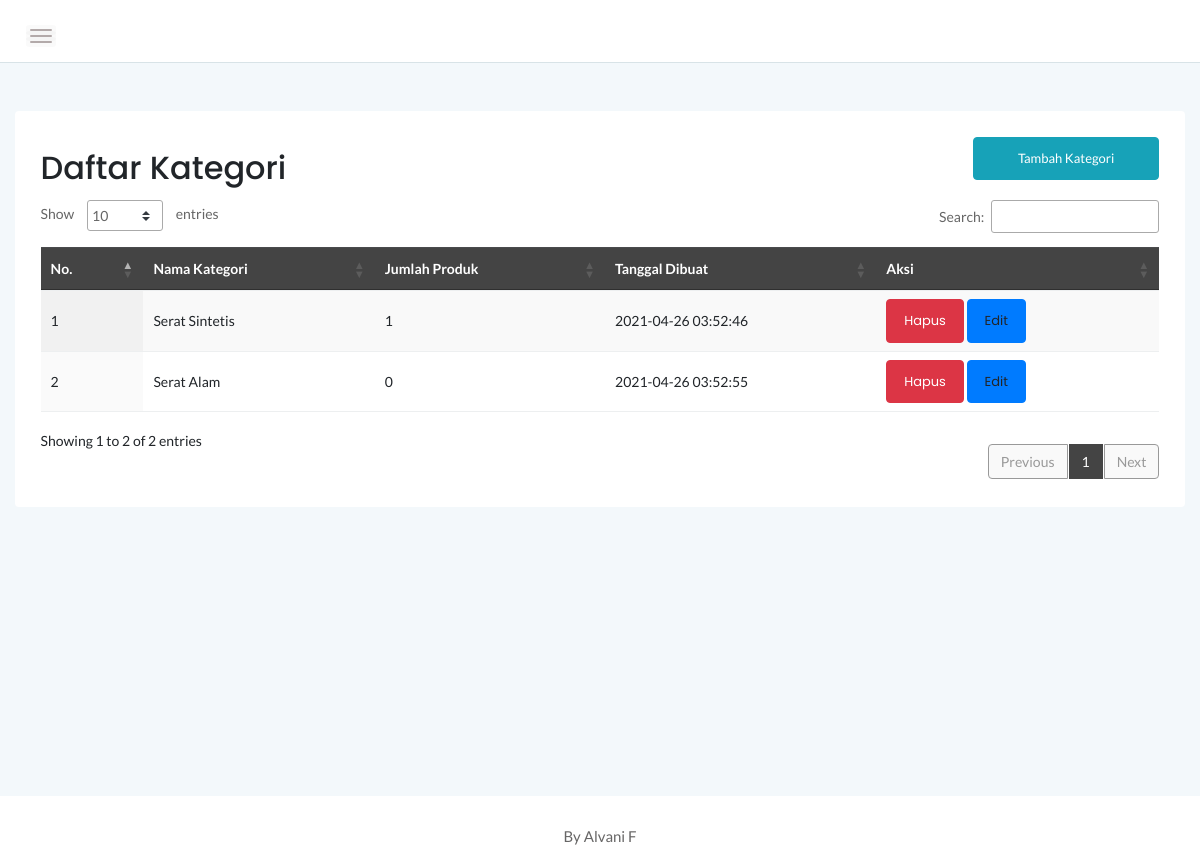
Page /admin/kategori.php (signed in) on the committed database.
### tables this page shows
CREATE TABLE `kategori` (
  `idkategori` int(11) NOT NULL,
  `namakategori` varchar(20) NOT NULL,
  `tgldibuat` timestamp NOT NULL DEFAULT current_timestamp()
);

### admin/kategori.php (the view, shortened to what this page needs)
<?php
include '../dbconnect.php';
?>
<!doctype html>
<html class="no-js" lang="en">
<head>
  <link rel="stylesheet" href="assets/css/bootstrap.min.css">
  <link rel="stylesheet" href="assets/css/font-awesome.min.css">
  <link rel="stylesheet" href="assets/css/themify-icons.css">
  <link rel="stylesheet" href="assets/css/metisMenu.css">
  <link rel="stylesheet" href="assets/css/owl.carousel.min.css">
  <link rel="stylesheet" href="assets/css/slicknav.min.css">
  <link rel="stylesheet" href="https://www.amcharts.com/lib/3/plugins/export/export.css" type="text/css" media="all" />
  <link rel="stylesheet" type="text/css" href="https://cdn.datatables.net/1.10.20/css/jquery.dataTables.min.css">
  <link rel="stylesheet" type="text/css" href="https://cdn.datatables.net/1.10.20/css/jquery.dataTables.css">
  <link rel="stylesheet" type="text/css" href="https://cdn.datatables.net/1.10.20/css/dataTables.bootstrap4.min.css">
  <link rel="stylesheet" type="text/css" href="https://cdn.datatables.net/responsive/2.2.3/css/responsive.bootstrap.min.css">
  <link rel="stylesheet" type="text/css" href="https://cdn.datatables.net/responsive/2.2.3/css/responsive.jqueryui.min.css">
  <link rel="stylesheet" type="text/css" href="https://cdn.datatables.net/buttons/1.5.2/css/buttons.dataTables.min.css">
  <link rel="stylesheet" href="assets/css/typography.css">
  <link rel="stylesheet" href="assets/css/default-css.css">
  <link rel="stylesheet" href="assets/css/styles.css">
  <link rel="stylesheet" href="assets/css/responsive.css">
</head>
<body>
          <div class="page-container">
        <div class="main-content">
          <div class="header-area">
            <div class="row align-items-center">
              <div class="col-md-6 col-sm-8 clearfix">
                <div class="nav-btn pull-left">
                  <span></span>
                  <span></span>
                  <span></span>
                </div>
              </div>
              <div class="col-md-6 col-sm-4 clearfix">
              </div>
            </div>
          </div>
          <div class="main-content-inner">
            <div class="row mt-5 mb-5">
              <div class="col-12">
                <div class="card">
                  <div class="card-body">
                    <div class="d-sm-flex justify-content-between align-items-center">
                     <h2>Daftar Kategori</h2>
                     <button style="margin-bottom:20px" data-toggle="modal" data-target="#myModal" class="btn btn-info col-md-2">Tambah Kategori</button>
                   </div>
                   <div class="data-tables datatable-dark">
                     <table id="dataTable3" class="display" style="width:100%"><thead class="thead-dark">
                       <tr>
                        <th>No.</th>
                        <th>Nama Kategori</th>
                        <th>Jumlah Produk</th>
                        <th>Tanggal Dibuat</th>
                        <th>Aksi</th>
                      </tr></thead><tbody>
                       <?php
                       $brgs=mysqli_query($conn,"SELECT * from kategori order by idkategori ASC");
                       $no=1;
                       while($p=mysqli_fetch_array($brgs)){
                        $id = $p['idkategori'];
                        ?>
                        <tr>
                         <td><?php echo $no++ ?></td>
                         <td><?php echo $p['namakategori'] ?></td>
                         <td><?php
                         $result1 = mysqli_query($conn,"SELECT Count(idproduk) AS count FROM produk p, kategori k where p.idkategori=k.idkategori and k.idkategori='$id' order by idproduk ASC");
                         $cekrow = mysqli_num_rows($result1);
                         $row1 = mysqli_fetch_assoc($result1);
                         $count = $row1['count'];
                         if($cekrow > 0){
                          echo number_format($count);
                        } else {
                         echo 'No data';
                       }
                       ?></td>
                       <td><?php echo $p['tgldibuat'] ?></td>
                       <td>
                        <a href="kategori.php?hal=hapus&id=<?php echo $p['idkategori'] ?>" class="btn-danger btn">Hapus</a>
                        <a  data-toggle="modal" data-target="#editmodal<?php echo $p['idkategori']?>" class="btn btn-primary btn-edit">Edit</a>
                      </td>
                    </tr>
                    <?php
                    include 'modalkategori.php';
                  }
                  ?>
            </div>
          </div>
        </div>
      </div>
    </div>
  </div>
<footer>
  <div class="footer-area">
    <p>By Alvani F</p>
  </div>
</footer>
</body>
</html>

### admin/assets/css/typography.css (style rules this page uses)
body { font-size: 14px; font-family: 'Lato', sans-serif; }
h1, h2, h3, h4, h5, h6 { margin: 0; font-family: 'Poppins', sans-serif; }
p { font-family: 'Lato', sans-serif; font-size: 15px; line-height: 26px; color: #444; margin-bottom: 0; }
a, a:visited { text-decoration: none; transition: all 0.3s ease-in-out; -webkit-transition: all 0.3s ease-in-out; -moz-transition: all 0.3s ease-in-out; -o-transition: all 0.3s ease-in-out; outline: 0; font-family: 'Poppins', sans-serif; }
button { cursor: pointer; outline: none!important; letter-spacing: 0; }

### admin/assets/css/default-css.css (style rules this page uses)
* { margin: 0; padding: 0; box-sizing: border-box; }
*, *:before, *:after { -moz-box-sizing: border-box; -webkit-box-sizing: border-box; box-sizing: border-box; }
html { -webkit-font-smoothing: antialiased; }
body { background: #fff; font-weight: normal; -webkit-font-smoothing: antialiased; -webkit-text-size-adjust: 100%; }
:root { --primary-color: #4336FB; }

### admin/assets/css/styles.css (style rules this page uses)
.page-container { width: 100%; height: 100%; min-height: 100vh; padding-left: 280px; -webkit-transition: padding-left 0.3s ease 0s; transition: padding-left 0.3s ease 0s; }
.card { border: none; border-radius: 4px; background-color: #fff; -webkit-transition: all 0.3s ease 0s; transition: all 0.3s ease 0s; }
.card-body { padding: 25.6px; padding: 1.6rem; }
.main-content { width: 100%; background: #F3F8FB; }
.main-content-inner { padding: 0 30px 50px; }
.header-area { padding: 15px 30px; background: #fff; border-bottom: 1px solid #d8e3e7; }
.nav-btn { margin-right: 30px; margin-top: 10px; cursor: pointer; }
.nav-btn span { display: block; width: 22px; height: 2px; background: #b3aaaa; margin: 4px 0; border-radius: 15px; -webkit-transition: all 0.3s ease 0s; transition: all 0.3s ease 0s; box-shadow: 0 0 0 4px rgba(99, 96, 96, 0.03); }
.footer-area { text-align: center; padding: 23px 0 19px; background: #fff; }
.footer-area p { color: #676666; margin-bottom: 0; }
.btn { padding: 11px 17px; font-size: 13px; letter-spacing: 0; }
table tr th { border-bottom: none; }
table tr th, table tr td { border-top: 1px solid rgba(120, 130, 140, 0.13) !important; }
table.dataTable.no-footer { border-bottom: 1px solid rgba(120, 130, 140, 0.13) !important; }
table.dataTable thead th, table.dataTable thead td { border-bottom-color: transparent; }
.datatable-dark thead { background: #444; color: #fff; }

### admin/assets/css/responsive.css (style rules this page uses)
@media (min-width: 1200px) and (max-width: 1364px) { .main-content-inner { padding: 0 15px 50px; } }
@media (min-width: 1200px) and (max-width: 1364px) { .page-container, .sbar_collapsed.page-container { padding-left: 0; } }

### rows in the picture
kategori: namakategori "Serat Sintetis", count "1", tgldibuat "2021-04-26 03:52:46"
kategori: namakategori "Serat Alam", count "0", tgldibuat "2021-04-26 03:52:55"
